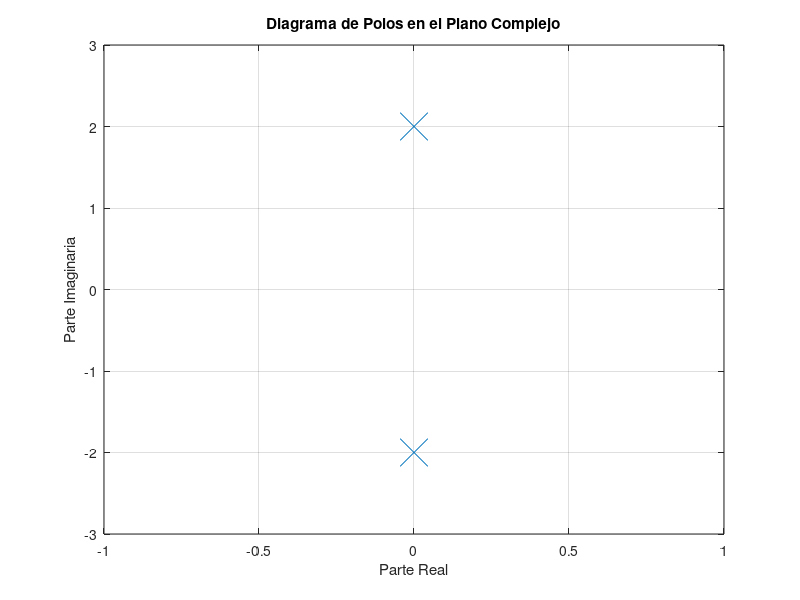

MATLAB code for this plot:
A = [0 2;-2 0];
polinomio = poly(A)

coeff = polinomio; % Coeficientes del polinomio en orden descendente de potencias de s
roots_of_polynomial = roots(coeff); % Calcula las raíces del polinomio

% Grafica las raíces en el plano complejo
figure;
plot(real(roots_of_polynomial), imag(roots_of_polynomial), 'x','MarkerSize',20);
xlabel('Parte Real');
ylabel('Parte Imaginaria');
title('Diagrama de Polos en el Plano Complejo');
grid on;

% Verifica la estabilidad
if any(real(roots_of_polynomial) > 0)
    disp('El sistema es inestable.');
else
    disp('El sistema es estable.');
end